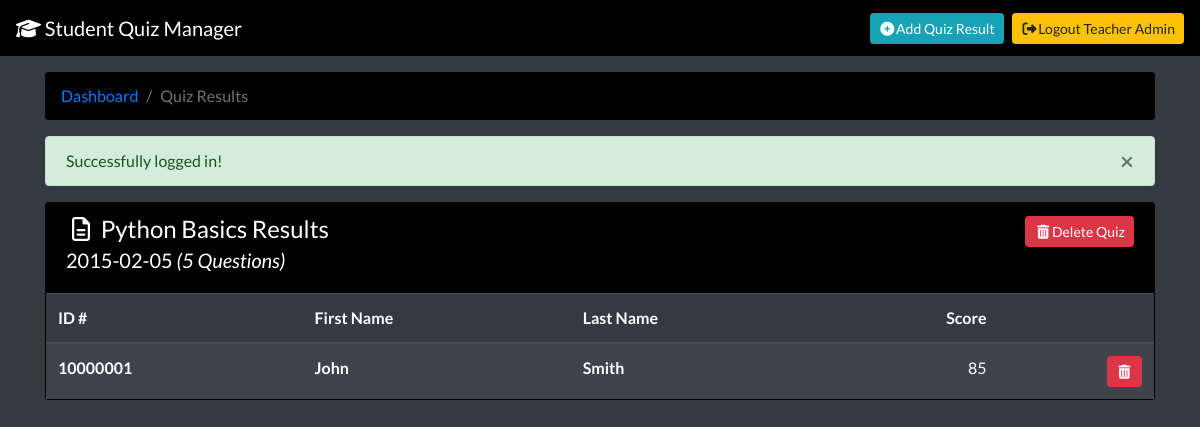
The page /quiz/1/results (signed in) on the database its author committed.
### tables this page shows
CREATE TABLE quizzes (
    id INTEGER PRIMARY KEY AUTOINCREMENT,
    quiz_subject TEXT NOT NULL,
    question_count INTEGER NOT NULL,
    quiz_date DATE NOT NULL
);

CREATE TABLE student_quiz (
    student_id INTEGER NOT NULL REFERENCES students(id),
    quiz_id INTEGER NOT NULL REFERENCES quizzes(id),
    score INTEGER NOT NULL,
    PRIMARY KEY (student_id, quiz_id)
);

CREATE TABLE students (
    id INTEGER PRIMARY KEY AUTOINCREMENT,
    first_name TEXT NOT NULL,
    last_name TEXT NOT NULL
);

### app.py (the view, shortened to what this page needs)
@app.route('/quiz/<id>/results')
def get_quiz_results(id):
    authed = check_auth()
    quiz = query("select * from quizzes\
                      where id = ?", (id, ), True)
    results = query("select s.*, sq.score from students s\
                    inner join student_quiz sq\
                    on sq.quiz_id = ?\
                    and sq.student_id = s.id\
                    order by last_name, first_name asc", (id, ))
    breadcrumbs = [
        {"title": "Dashboard", "url": "/dashboard"},
        {"title": "Quiz Results", "url": "/quiz/"+id+"/results"}
    ] if authed else []
    return render_template("shared/view_results.html",
                           breadcrumbs=breadcrumbs,
                           quiz=quiz,
                           results=results,
                           authed=authed,
                           alert=session.pop("alert", None)
                           )

### app.py (called while the page is built)
def check_auth():
    if "auth" in session:
        return True
    return False

### db.py (called while the page is built)
def make_dicts(cursor, row):
    return dict((cursor.description[idx][0], value)
                for idx, value in enumerate(row))

def get_db():
    db = getattr(g, '_database', None)
    if db is None:
        db = g._database = sqlite3.connect(DATABASE)
        db.row_factory = make_dicts
    return db

def query(query, args=(), one=False):
    cur = get_db().execute(query, args)
    rv = cur.fetchall()
    cur.close()
    return (rv[0] if rv else None) if one else rv

def close_connection(exception):
    db = getattr(g, '_database', None)
    if db is not None:
        db.close()

### templates/shared/view_results.html (shortened to what this page needs)
{% extends "layout/base.html" %}
{% block navbar_extra %}
{% if authed %}
<a class="float-right btn btn-sm btn-info" href="/results/add"><i class="fa fa-fw fa-plus-circle"></i>Add Quiz Result</a>
{% endif %}
{% endblock %}
{% block page_content %}
<div class="row{{ " mt-3" if not authed }}">
    <div class="col-12">
        <div class="card text-white" style="background: #000;">
            <div class="card-header">
                <div class="d-flex w-100">
                    <span class="mb-1 h4">
                        <i class="fa fa-fw fa-file-text-o"></i>&nbsp;{{ quiz.quiz_subject }} Results
                    </span>
                    {% if authed %}
                    <form action="/quiz/{{ quiz.id }}/delete" method="POST" class="form-inline ml-auto">
                        <button type="submit" data-message="Are you sure you want to delete this quiz?" class="btn btn-sm btn-danger delete-btn"><i class="fa fa-fw fa-trash"></i>Delete Quiz</button>
                    </form>
                    {% endif %}
                </div>
                <h5>{{ quiz.quiz_date }} <em>({{ quiz.question_count }} Questions)</em></h5>
            </div>
            <div class="card-body p-0 bg-dark">
                {% if results %}
                <table class="table table-striped table-hover table-dark m-0 p-0">
                    <thead class="thead-dark">
                        <tr>
                            <th scope="col">ID #</th>
                            {% if authed %}
                            <th scope="col">First Name</th>
                            <th scope="col">Last Name</th>
                            {% endif %}
                            <th scope="col" class="text-right">Score</th>
                            {% if authed %}
                            <th scope="col" class="text-right"></th>
                            {% endif %}
                        </tr>
                    </thead>
                    <tbody>
                        {% for result in results %}
                        <tr>
                            <th scope="row">{{ result.id }}</th>
                            {% if authed %}
                            <th>{{ result.first_name }}</th>
                            <th>{{ result.last_name }}</th>
                            {% endif %}
                            <td class="text-right">{{ result.score }}</td>
                            {% if authed %}
                            <td class="text-right">
                                <form action="/quiz/{{ quiz.id }}/results/{{ result.id }}/delete" method="POST" class="float-right">
                                    <button type="submit" class="btn btn-sm btn-danger delete-btn" data-message="Are you sure you want to delete this quiz result?"><i class="fa fa-fw fa-trash"></i></button>
                                </form>
                            </td>
                            {% endif %}
                        </tr>
                        {% endfor %}
                    </tbody>
                </table>
                {% else %}
                <h5 class="text-center my-2">No quiz results found.</h5>
                {% endif %}
            </div>
        </div>
    </div>
</div>
{% endblock %}

### templates/layout/base.html (style rules this page uses)
body { font-family: 'Lato', sans-serif; }

### rows shown on the page
quizzes: quiz_subject "Python Basics", quiz_date "2015-02-05", question_count "5"
student_quiz: id "10000001", first_name "John", last_name "Smith", score "85"

### other values the page prints
{{ session["auth"]["first_name"] }} "Teacher"
{{ session["auth"]["last_name"] }} "Admin"
{{ crumb.title }} "Dashboard"
{{ crumb.title }} "Quiz Results"
{{ alert.message }} "Successfully logged in!"
